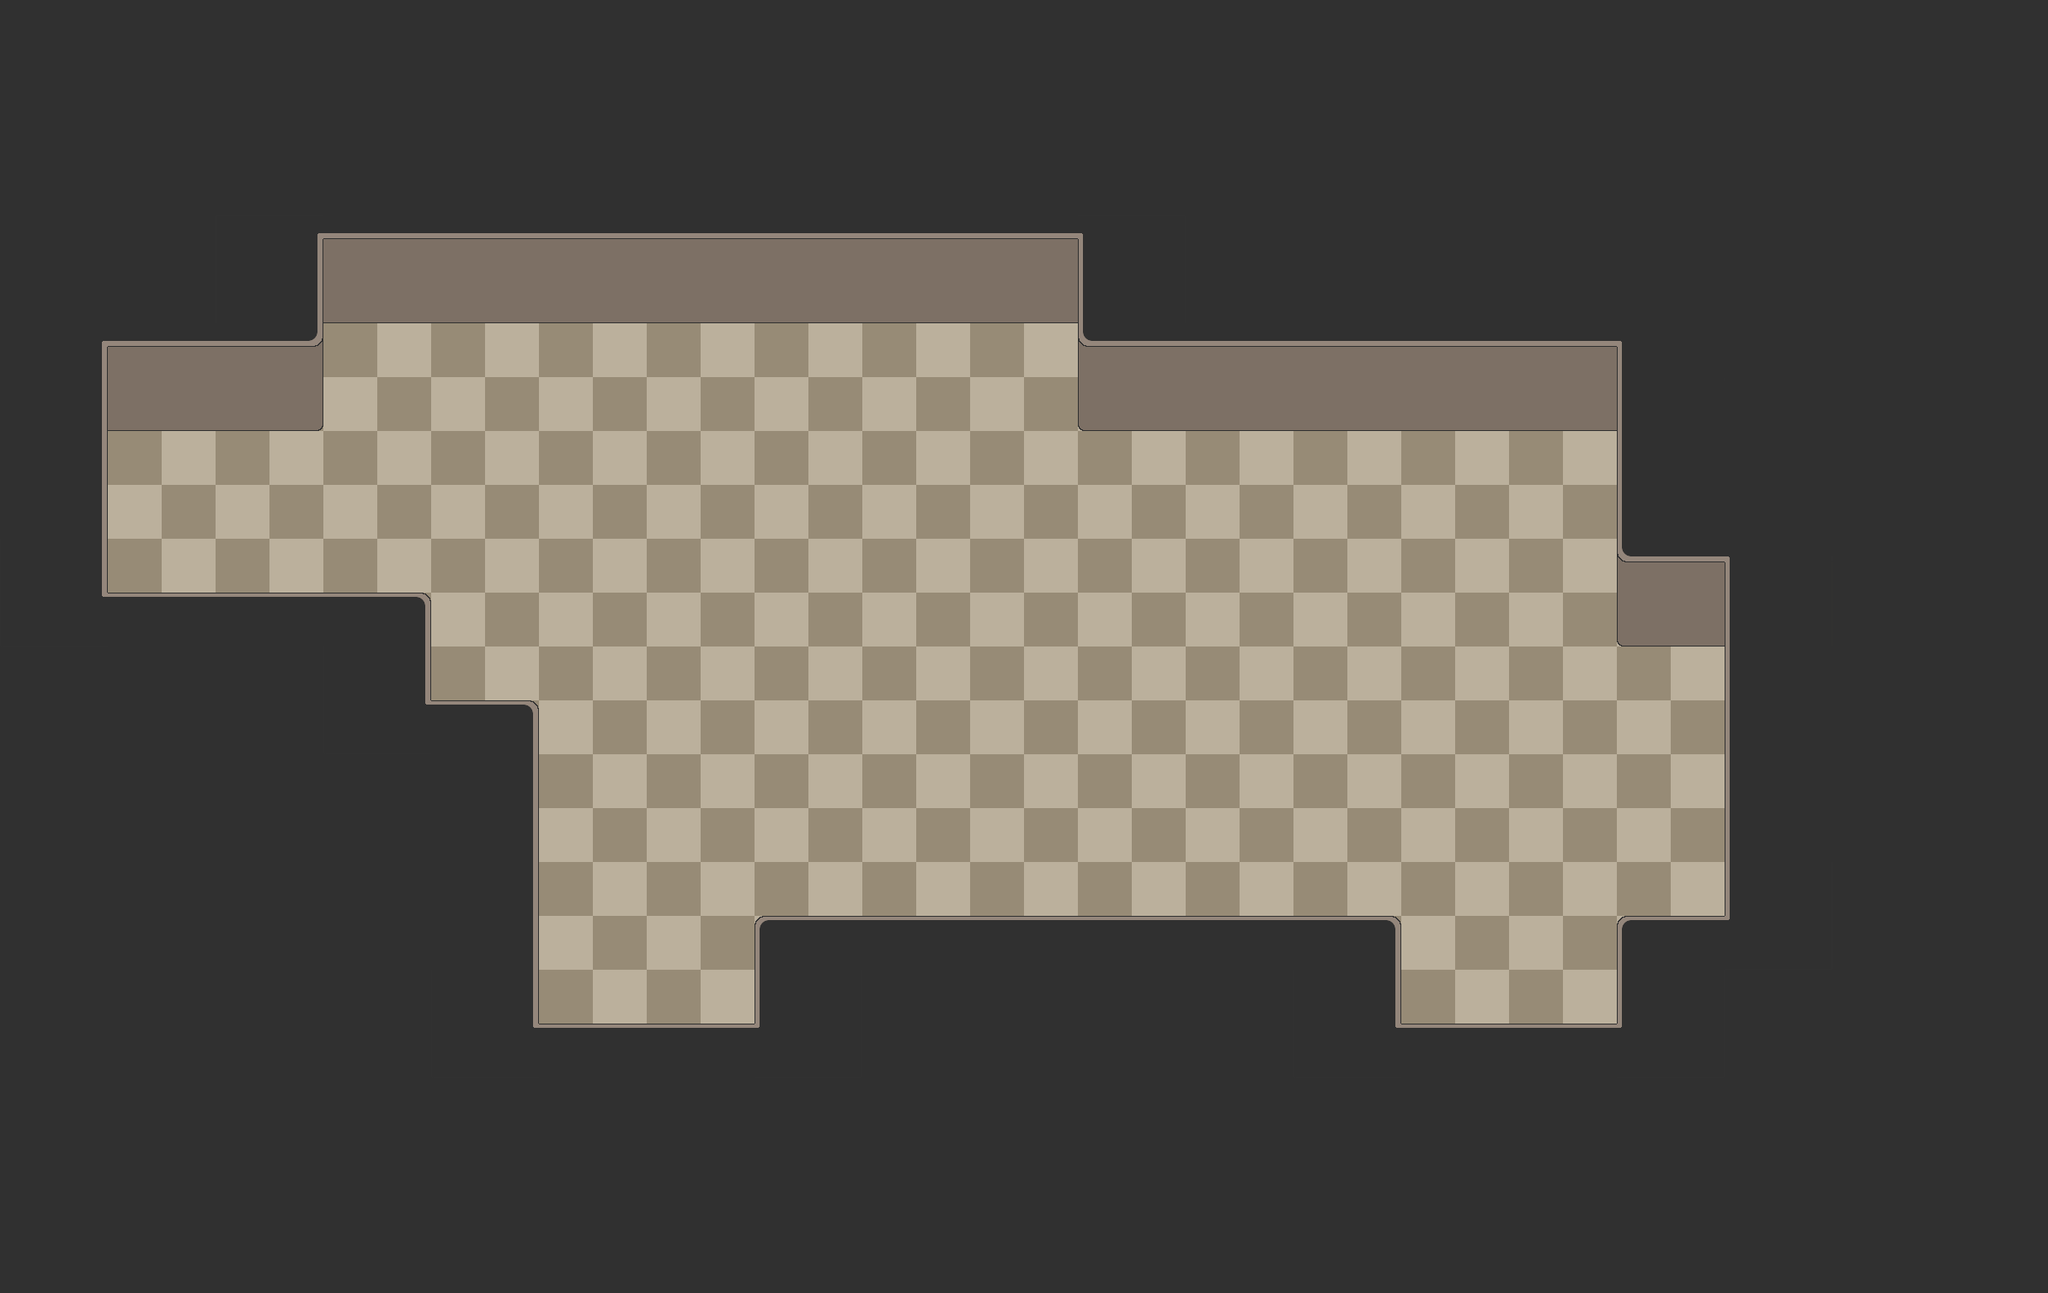

A level layout from a 2D game, rendered from its tile map. Below: a short description, then the map file with tile-grid data replaced by summaries:
An orthogonal 19x12 tile map with 128x128 px tiles, 3 tile layers (Floor, Wall, Wall above player) and 1 object.

<map version="1.2" tiledversion="1.2.0" orientation="orthogonal" renderorder="right-down" width="19" height="12" tilewidth="128" tileheight="128" infinite="0" nextlayerid="6" nextobjectid="1">
 <tileset firstgid="1" name="Test" tilewidth="128" tileheight="128" tilecount="18" columns="6">
  <image source="test_tileset.png" width="768" height="384" />
  <terraintypes>
   <terrain name="Wall" tile="14" />
  </terraintypes>
  <tile id="0">
   <properties>
    <property name="Solid" type="bool" value="false" />
   </properties>
  </tile>
  <tile id="1" terrain=",,,0">
   <properties>
    <property name="Solid" type="bool" value="false" />
   </properties>
  </tile>
  <tile id="2" terrain=",,0,0">
   <properties>
    <property name="Solid" type="bool" value="false" />
   </properties>
  </tile>
  <tile id="3" terrain=",,0,">
   <properties>
    <property name="Solid" type="bool" value="false" />
   </properties>
  </tile>
  <tile id="4" terrain="0,0,0,">
   <properties>
    <property name="Solid" type="bool" value="true" />
   </properties>
  </tile>
  <tile id="5" terrain="0,0,,0">
   <properties>
    <property name="Solid" type="bool" value="true" />
   </properties>
  </tile>
  <tile id="6">
   <properties>
    <property name="Solid" type="bool" value="false" />
   </properties>
  </tile>
  <tile id="7" terrain=",0,,0">
   <properties>
    <property name="Solid" type="bool" value="true" />
   </properties>
  </tile>
  <tile id="8" terrain="0,0,0,0">
   <properties>
    <property name="Solid" type="bool" value="true" />
   </properties>
  </tile>
  <tile id="9" terrain="0,,0,">
   <properties>
    <property name="Solid" type="bool" value="true" />
   </properties>
  </tile>
  <tile id="10" terrain="0,,0,0">
   <properties>
    <property name="Solid" type="bool" value="true" />
   </properties>
  </tile>
  <tile id="11" terrain=",0,0,0">
   <properties>
    <property name="Solid" type="bool" value="true" />
   </properties>
   <objectgroup draworder="index">
    <object id="4" x="0" y="0" width="128" height="128" />
   </objectgroup>
  </tile>
  <tile id="12">
   <properties>
    <property name="Solid" type="bool" value="false" />
   </properties>
  </tile>
  <tile id="13" terrain=",0,,">
   <properties>
    <property name="Solid" type="bool" value="true" />
   </properties>
  </tile>
  <tile id="14" terrain="0,0,,">
   <properties>
    <property name="Solid" type="bool" value="true" />
   </properties>
  </tile>
  <tile id="15" terrain="0,,,">
   <properties>
    <property name="Solid" type="bool" value="true" />
   </properties>
  </tile>
  <tile id="16">
   <properties>
    <property name="Solid" type="bool" value="false" />
   </properties>
  </tile>
  <tile id="17">
   <properties>
    <property name="Solid" type="bool" value="false" />
   </properties>
  </tile>
 </tileset>
 <layer id="3" name="Floor" width="19" height="12">
  <data>[228 cells, 172 non-empty, 9 distinct tile ids]</data>
 </layer>
 <layer id="4" name="Wall" width="19" height="12">
  <data>[228 cells, 170 non-empty, 13 distinct tile ids]</data>
 </layer>
 <layer id="5" name="Wall above player" width="19" height="12">
  <data>[228 cells, 15 non-empty, 3 distinct tile ids]</data>
 </layer>
</map>